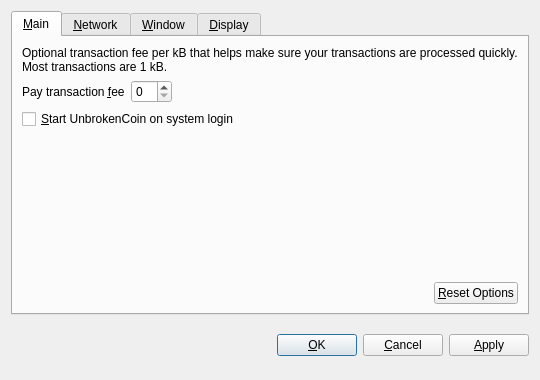
<?xml version="1.0" encoding="UTF-8"?>
<ui version="4.0">
 <class>OptionsDialog</class>
 <widget class="QDialog" name="OptionsDialog">
  <property name="geometry">
   <rect>
    <x>0</x>
    <y>0</y>
    <width>540</width>
    <height>380</height>
   </rect>
  </property>
  <property name="windowTitle">
   <string>Options</string>
  </property>
  <property name="modal">
   <bool>true</bool>
  </property>
  <layout class="QVBoxLayout" name="verticalLayout">
   <item>
    <widget class="QTabWidget" name="tabWidget">
     <property name="tabPosition">
      <enum>QTabWidget::North</enum>
     </property>
     <property name="currentIndex">
      <number>0</number>
     </property>
     <widget class="QWidget" name="tabMain">
      <attribute name="title">
       <string>&amp;Main</string>
      </attribute>
      <layout class="QVBoxLayout" name="verticalLayout_Main">
       <item>
        <widget class="QLabel" name="transactionFeeInfoLabel">
         <property name="text">
          <string>Optional transaction fee per kB that helps make sure your transactions are processed quickly. Most transactions are 1 kB.</string>
         </property>
         <property name="textFormat">
          <enum>Qt::PlainText</enum>
         </property>
         <property name="wordWrap">
          <bool>true</bool>
         </property>
        </widget>
       </item>
       <item>
        <layout class="QHBoxLayout" name="horizontalLayout_1_Main">
         <item>
          <widget class="QLabel" name="transactionFeeLabel">
           <property name="text">
            <string>Pay transaction &amp;fee</string>
           </property>
           <property name="textFormat">
            <enum>Qt::PlainText</enum>
           </property>
           <property name="buddy">
            <cstring>transactionFee</cstring>
           </property>
          </widget>
         </item>
         <item>
          <widget class="BitcoinAmountField" name="transactionFee"/>
         </item>
         <item>
          <spacer name="horizontalSpacer_1_Main">
           <property name="orientation">
            <enum>Qt::Horizontal</enum>
           </property>
           <property name="sizeHint" stdset="0">
            <size>
             <width>40</width>
             <height>20</height>
            </size>
           </property>
          </spacer>
         </item>
        </layout>
       </item>
       <item>
        <widget class="QCheckBox" name="bitcoinAtStartup">
         <property name="toolTip">
          <string>Automatically start UnbrokenCoin after logging in to the system.</string>
         </property>
         <property name="text">
          <string>&amp;Start UnbrokenCoin on system login</string>
         </property>
        </widget>
       </item>
       <item>
        <spacer name="verticalSpacer_Main">
         <property name="orientation">
          <enum>Qt::Vertical</enum>
         </property>
         <property name="sizeHint" stdset="0">
          <size>
           <width>20</width>
           <height>40</height>
          </size>
         </property>
        </spacer>
       </item>
       <item>
        <layout class="QHBoxLayout" name="horizontalLayout_2_Main">
         <item>
          <spacer name="horizontalSpacer_2_Main">
           <property name="orientation">
            <enum>Qt::Horizontal</enum>
           </property>
           <property name="sizeHint" stdset="0">
            <size>
             <width>40</width>
             <height>20</height>
            </size>
           </property>
          </spacer>
         </item>
         <item>
          <widget class="QPushButton" name="resetButton">
           <property name="toolTip">
            <string>Reset all client options to default.</string>
           </property>
           <property name="text">
            <string>&amp;Reset Options</string>
           </property>
           <property name="autoDefault">
            <bool>false</bool>
           </property>
          </widget>
         </item>
        </layout>
       </item>
      </layout>
     </widget>
     <widget class="QWidget" name="tabNetwork">
      <attribute name="title">
       <string>&amp;Network</string>
      </attribute>
      <layout class="QVBoxLayout" name="verticalLayout_Network">
       <item>
        <widget class="QCheckBox" name="mapPortUpnp">
         <property name="toolTip">
          <string>Automatically open the UnbrokenCoin client port on the router. This only works when your router supports UPnP and it is enabled.</string>
         </property>
         <property name="text">
          <string>Map port using &amp;UPnP</string>
         </property>
        </widget>
       </item>
       <item>
        <widget class="QCheckBox" name="connectSocks">
         <property name="toolTip">
          <string>Connect to the UnbrokenCoin network through a SOCKS proxy (e.g. when connecting through Tor).</string>
         </property>
         <property name="text">
          <string>&amp;Connect through SOCKS proxy:</string>
         </property>
        </widget>
       </item>
       <item>
        <layout class="QHBoxLayout" name="horizontalLayout_Network">
         <item>
          <widget class="QLabel" name="proxyIpLabel">
           <property name="text">
            <string>Proxy &amp;IP:</string>
           </property>
           <property name="textFormat">
            <enum>Qt::PlainText</enum>
           </property>
           <property name="buddy">
            <cstring>proxyIp</cstring>
           </property>
          </widget>
         </item>
         <item>
          <widget class="QValidatedLineEdit" name="proxyIp">
           <property name="maximumSize">
            <size>
             <width>140</width>
             <height>16777215</height>
            </size>
           </property>
           <property name="toolTip">
            <string>IP address of the proxy (e.g. 127.0.0.1)</string>
           </property>
          </widget>
         </item>
         <item>
          <widget class="QLabel" name="proxyPortLabel">
           <property name="text">
            <string>&amp;Port:</string>
           </property>
           <property name="textFormat">
            <enum>Qt::PlainText</enum>
           </property>
           <property name="buddy">
            <cstring>proxyPort</cstring>
           </property>
          </widget>
         </item>
         <item>
          <widget class="QLineEdit" name="proxyPort">
           <property name="maximumSize">
            <size>
             <width>55</width>
             <height>16777215</height>
            </size>
           </property>
           <property name="toolTip">
            <string>Port of the proxy (e.g. 9050)</string>
           </property>
          </widget>
         </item>
         <item>
          <widget class="QLabel" name="socksVersionLabel">
           <property name="text">
            <string>SOCKS &amp;Version:</string>
           </property>
           <property name="textFormat">
            <enum>Qt::PlainText</enum>
           </property>
           <property name="buddy">
            <cstring>socksVersion</cstring>
           </property>
          </widget>
         </item>
         <item>
          <widget class="QValueComboBox" name="socksVersion">
           <property name="toolTip">
            <string>SOCKS version of the proxy (e.g. 5)</string>
           </property>
          </widget>
         </item>
         <item>
          <spacer name="horizontalSpacer_Network">
           <property name="orientation">
            <enum>Qt::Horizontal</enum>
           </property>
           <property name="sizeHint" stdset="0">
            <size>
             <width>40</width>
             <height>20</height>
            </size>
           </property>
          </spacer>
         </item>
        </layout>
       </item>
       <item>
        <spacer name="verticalSpacer_Network">
         <property name="orientation">
          <enum>Qt::Vertical</enum>
         </property>
         <property name="sizeHint" stdset="0">
          <size>
           <width>20</width>
           <height>40</height>
          </size>
         </property>
        </spacer>
       </item>
      </layout>
     </widget>
     <widget class="QWidget" name="tabWindow">
      <attribute name="title">
       <string>&amp;Window</string>
      </attribute>
      <layout class="QVBoxLayout" name="verticalLayout_Window">
       <item>
        <widget class="QCheckBox" name="minimizeToTray">
         <property name="toolTip">
          <string>Show only a tray icon after minimizing the window.</string>
         </property>
         <property name="text">
          <string>&amp;Minimize to the tray instead of the taskbar</string>
         </property>
        </widget>
       </item>
       <item>
        <widget class="QCheckBox" name="minimizeOnClose">
         <property name="toolTip">
          <string>Minimize instead of exit the application when the window is closed. When this option is enabled, the application will be closed only after selecting Quit in the menu.</string>
         </property>
         <property name="text">
          <string>M&amp;inimize on close</string>
         </property>
        </widget>
       </item>
       <item>
        <spacer name="verticalSpacer_Window">
         <property name="orientation">
          <enum>Qt::Vertical</enum>
         </property>
         <property name="sizeHint" stdset="0">
          <size>
           <width>20</width>
           <height>40</height>
          </size>
         </property>
        </spacer>
       </item>
      </layout>
     </widget>
     <widget class="QWidget" name="tabDisplay">
      <attribute name="title">
       <string>&amp;Display</string>
      </attribute>
      <layout class="QVBoxLayout" name="verticalLayout_Display">
       <item>
        <layout class="QHBoxLayout" name="horizontalLayout_1_Display">
         <item>
          <widget class="QLabel" name="langLabel">
           <property name="text">
            <string>User Interface &amp;language:</string>
           </property>
           <property name="textFormat">
            <enum>Qt::PlainText</enum>
           </property>
           <property name="buddy">
            <cstring>lang</cstring>
           </property>
          </widget>
         </item>
         <item>
          <widget class="QValueComboBox" name="lang">
           <property name="toolTip">
            <string>The user interface language can be set here. This setting will take effect after restarting UnbrokenCoin.</string>
           </property>
          </widget>
         </item>
        </layout>
       </item>
       <item>
        <layout class="QHBoxLayout" name="horizontalLayout_2_Display">
         <item>
          <widget class="QLabel" name="unitLabel">
           <property name="text">
            <string>&amp;Unit to show amounts in:</string>
           </property>
           <property name="textFormat">
            <enum>Qt::PlainText</enum>
           </property>
           <property name="buddy">
            <cstring>unit</cstring>
           </property>
          </widget>
         </item>
         <item>
          <widget class="QValueComboBox" name="unit">
           <property name="toolTip">
            <string>Choose the default subdivision unit to show in the interface and when sending coins.</string>
           </property>
          </widget>
         </item>
        </layout>
       </item>
       <item>
        <widget class="QCheckBox" name="displayAddresses">
         <property name="toolTip">
          <string>Whether to show UnbrokenCoin addresses in the transaction list or not.</string>
         </property>
         <property name="text">
          <string>&amp;Display addresses in transaction list</string>
         </property>
        </widget>
       </item>
       <item>
        <spacer name="verticalSpacer_Display">
         <property name="orientation">
          <enum>Qt::Vertical</enum>
         </property>
         <property name="sizeHint" stdset="0">
          <size>
           <width>20</width>
           <height>40</height>
          </size>
         </property>
        </spacer>
       </item>
      </layout>
     </widget>
    </widget>
   </item>
   <item>
    <layout class="QHBoxLayout" name="horizontalLayout_Buttons">
     <item>
      <spacer name="horizontalSpacer_1">
       <property name="orientation">
        <enum>Qt::Horizontal</enum>
       </property>
       <property name="sizeHint" stdset="0">
        <size>
         <width>40</width>
         <height>48</height>
        </size>
       </property>
      </spacer>
     </item>
     <item>
      <widget class="QLabel" name="statusLabel">
       <property name="font">
        <font>
         <weight>75</weight>
         <bold>true</bold>
        </font>
       </property>
       <property name="text">
        <string/>
       </property>
       <property name="textFormat">
        <enum>Qt::PlainText</enum>
       </property>
       <property name="wordWrap">
        <bool>true</bool>
       </property>
      </widget>
     </item>
     <item>
      <spacer name="horizontalSpacer_2">
       <property name="orientation">
        <enum>Qt::Horizontal</enum>
       </property>
       <property name="sizeHint" stdset="0">
        <size>
         <width>40</width>
         <height>48</height>
        </size>
       </property>
      </spacer>
     </item>
     <item>
      <widget class="QPushButton" name="okButton">
       <property name="text">
        <string>&amp;OK</string>
       </property>
      </widget>
     </item>
     <item>
      <widget class="QPushButton" name="cancelButton">
       <property name="text">
        <string>&amp;Cancel</string>
       </property>
       <property name="autoDefault">
        <bool>false</bool>
       </property>
      </widget>
     </item>
     <item>
      <widget class="QPushButton" name="applyButton">
       <property name="text">
        <string>&amp;Apply</string>
       </property>
       <property name="autoDefault">
        <bool>false</bool>
       </property>
      </widget>
     </item>
    </layout>
   </item>
  </layout>
 </widget>
 <customwidgets>
  <customwidget>
   <class>BitcoinAmountField</class>
   <extends>QSpinBox</extends>
   <header>bitcoinamountfield.h</header>
  </customwidget>
  <customwidget>
   <class>QValueComboBox</class>
   <extends>QComboBox</extends>
   <header>qvaluecombobox.h</header>
  </customwidget>
  <customwidget>
   <class>QValidatedLineEdit</class>
   <extends>QLineEdit</extends>
   <header>qvalidatedlineedit.h</header>
  </customwidget>
 </customwidgets>
 <resources/>
 <connections/>
</ui>
